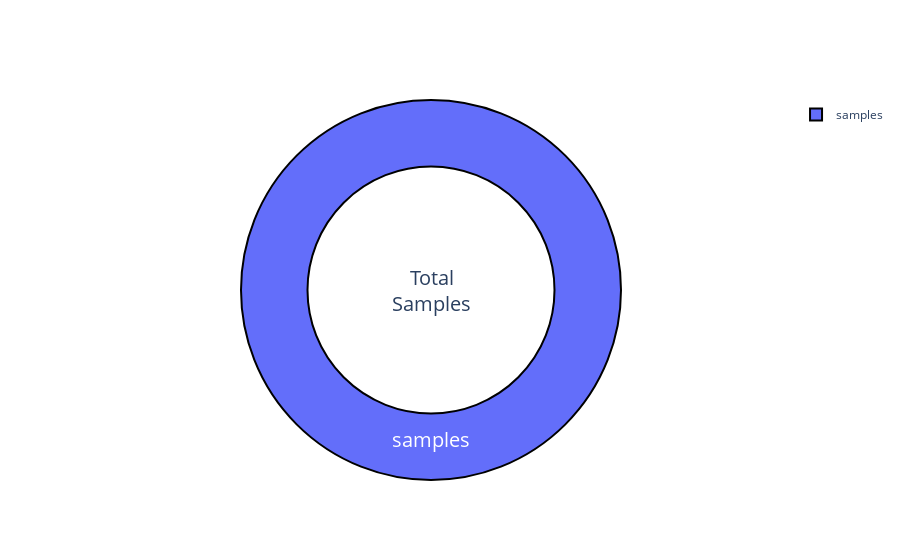

The code cell stored with this chart in its notebook:
### Code cell
fig = go.Figure(go.Pie(
    labels=['samples'],
    values=[df.shape[0]],
    hole=0.65
))
fig.update_traces(hoverinfo='value+percent', textinfo='label', textfont_size=20,
                  marker=dict(line=dict(color='#000000', width=2)))
fig.update_layout(
    annotations=[
        dict(text="Total<br>Samples", x=0.5, y=0.5, font_size=20, showarrow=False)
    ]
)
fig.show()

### Figure 1 — Plotly figure (JSON) as saved in the notebook; plotly's stock layout.template omitted (floating-point values rounded to 4 significant figures)
{"data": [{"hole": 0.65, "hoverinfo": "value+percent", "labels": ["samples"], "marker": {"line": {"color": "#000000", "width": 2}}, "textfont": {"size": 20}, "textinfo": "label", "type": "pie", "values": [60000]}], "layout": {"annotations": [{"font": {"size": 20}, "showarrow": false, "text": "Total<br>Samples", "x": 0.5, "y": 0.5}]}}
